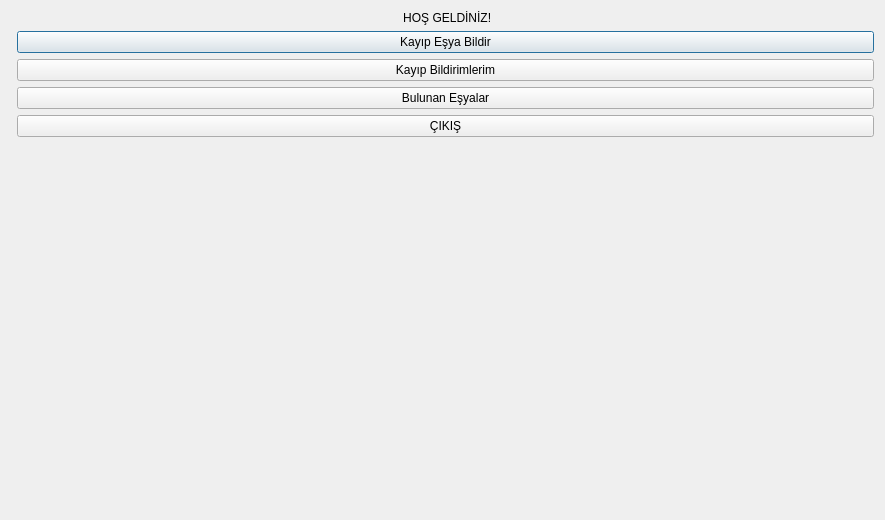
<?xml version="1.0" encoding="UTF-8"?>
<ui version="4.0">
 <class>Dialog</class>
 <widget class="QDialog" name="Dialog">
  <property name="geometry">
   <rect>
    <x>0</x>
    <y>0</y>
    <width>885</width>
    <height>520</height>
   </rect>
  </property>
  <property name="windowTitle">
   <string>Dialog</string>
  </property>
  <layout class="QFormLayout" name="formLayout">
   <item row="0" column="1">
    <layout class="QVBoxLayout" name="verticalLayout">
     <item>
      <widget class="QLabel" name="hosgeldinizlabel">
       <property name="text">
        <string> HOŞ GELDİNİZ!</string>
       </property>
       <property name="textFormat">
        <enum>Qt::AutoText</enum>
       </property>
       <property name="alignment">
        <set>Qt::AlignCenter</set>
       </property>
      </widget>
     </item>
     <item>
      <widget class="QPushButton" name="btnkypesya">
       <property name="text">
        <string>Kayıp Eşya Bildir</string>
       </property>
      </widget>
     </item>
     <item>
      <widget class="QPushButton" name="btnkyp">
       <property name="text">
        <string>Kayıp Bildirimlerim</string>
       </property>
      </widget>
     </item>
     <item>
      <widget class="QPushButton" name="btnbulesya">
       <property name="text">
        <string>Bulunan Eşyalar</string>
       </property>
      </widget>
     </item>
     <item>
      <widget class="QPushButton" name="cksbtn">
       <property name="text">
        <string>ÇIKIŞ</string>
       </property>
      </widget>
     </item>
    </layout>
   </item>
  </layout>
 </widget>
 <resources/>
 <connections/>
</ui>
